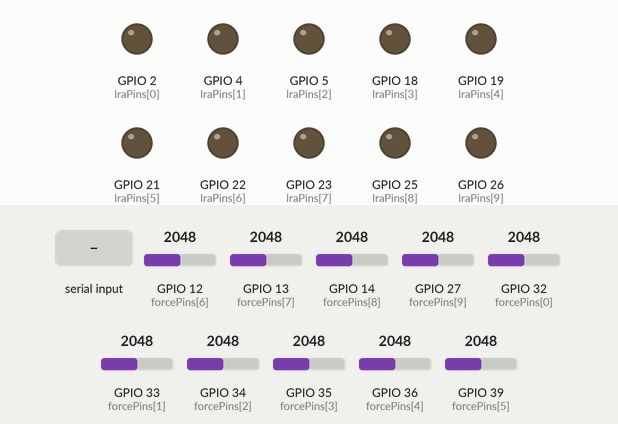
Bench run of a sketch on a simulated ESP32. Parts: output pins drawn as LEDs (lit = HIGH). The test bench sets the inputs (shaded band); at power-on: GPIO 12 (forcePins[6]) = 2048, GPIO 13 (forcePins[7]) = 2048, GPIO 14 (forcePins[8]) = 2048, GPIO 27 (forcePins[9]) = 2048, GPIO 32 (forcePins[0]) = 2048, GPIO 33 (forcePins[1]) = 2048, GPIO 34 (forcePins[2]) = 2048, GPIO 35 (forcePins[3]) = 2048, GPIO 36 (forcePins[4]) = 2048, GPIO 39 (forcePins[5]) = 2048. Random numbers use the default seed unless the sketch sets one; what the sketch prints to the serial monitor is not drawn.

Above: at 1.2 s.
1.3 s: "WAIT_COMBO\n" received over Serial
2.8 s: "ASSESS,1\n" received over Serial
At 16.71 s:
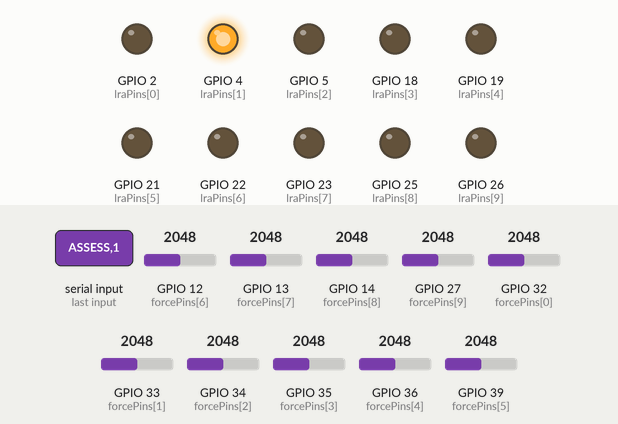
Timing chart, 0 to 17.9 s (numbered marks = the images above; inputs shaded):
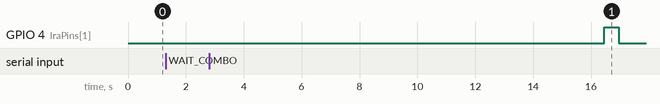

The sketch:

ESP_2modes_v5.ino
```cpp
// this version is compatible with PY_2modes_v5_Hands and PY_2modes_v6_results,
// and does not have the piezoelectric buzzer activation added yet

#include <Arduino.h>
// 3 byte header to distinguish samples from messages
#define SAMPLE_HEADER_0 0xAA
#define SAMPLE_HEADER_1 0x55
#define PACKET_TYPE_SAMPLE 0x01

// Pin setup (change based on our electrical setup)
const int numLRAs = 10;
const int lraPins[10] = {2, 4, 5, 18, 19, 21, 22, 23, 25, 26};
// ADC pins for force sensors
const int forcePins[10] = {32, 33, 34, 35, 36, 39, 12, 13, 14, 27};


// Timing settings, each phase should be 60s (60000ms)
// but I have them set to 10s atm for faster example trials and debugging
// I wouldnt recommend going much faster bc the data collection may start to overlap with the next trial
const int precond_phase = 10000;   // pre condition phase
const int active_phase = 10000;   // stimulation phase
const int rest_phase = 10000;      // rest phase

// set data sampling rate in microseconds (1000us = 1000 Hz)
const int SAMPLE_RATE_US = 1000;

// there is probably a cleaner way to do this but I wanted to be thorough
// default to training mode
bool assessment_mode = false;
bool precond_flag = true; // start at this step
bool stim_flag = false; // dont start at the other steps
bool rest_flag = false;
bool msg_flag = false;
uint32_t start_time = 0;
// assessment mode initialization
bool data_flag = false;
int counter = 0;
bool fresh_start = true;
bool rest_start_unsent = true; // establish rest message flag to avoid sending multiple times per trial
bool LRA_ON = false;
uint32_t TIMEOUT = millis() + 180000; // 3 minute timeout if no message is received to default back to training mode
uint8_t active_digit = 13; // outside of the range intentionally, so we know if this isnt updated
uint16_t random_delay = 333333; // ms ^
// establishing vars for event scheduling  - these will all fill at the start of the trial
uint32_t activation_time = 0;
uint32_t activation_end = 0;
uint32_t next_sample = 0; // time of next sample in us (first sample here)
uint32_t rest_start = 0; // rest phase start
uint32_t trial_end = 250; // end of trial


// establishes the format for and streams the data
// only used in assessment mode
void streamForceSample(uint32_t t_ms, int active_digit, int random_delay) {
    // 30 bytes per sample (3 byte header/type and 27 byte package)
    uint8_t buf[30];
    int idx = 0;

    // Header, as established at the top
    buf[idx++] = SAMPLE_HEADER_0;
    buf[idx++] = SAMPLE_HEADER_1;
    buf[idx++] = PACKET_TYPE_SAMPLE;

    // Timestamp (uint32_t)
    memcpy(&buf[idx], &t_ms, sizeof(uint32_t));
    idx += sizeof(uint32_t);

    // Force sensors (uint16_t × 10)
    for (int i = 0; i < 10; i++) {
        uint16_t f = analogRead(forcePins[i]);  // 0–4095
        memcpy(&buf[idx], &f, sizeof(uint16_t));
        idx += sizeof(uint16_t);
    }
    // Active digit (uint8_t)
    uint8_t ad = (uint8_t)active_digit;
    buf[idx++] = ad;

    // Random delay (uint16_t)
    uint16_t rd = (uint16_t)random_delay;
    memcpy(&buf[idx], &rd, sizeof(uint16_t));
    idx += sizeof(uint16_t);

    // (Sanity check) idx should be exactly 30
    Serial.write(buf, idx);
}

// this function for LRA vibration is only used in the training mode
// not used in assessment mode bc we dont want 500ms delays during data collection
void vibrateLRA(int index, int duration_ms = 500) {
    if (index < 0 || index >= numLRAs) return;
    digitalWrite(lraPins[index], HIGH);
    delay(duration_ms);
    digitalWrite(lraPins[index], LOW);
}


// SETUP ______________________________________________________________________________________________
void setup() {
    Serial.begin(921600); // important: must match python and must be fast enough to keep up with 1000Hz data streaming

    for (int i = 0; i < numLRAs; i++) {
        pinMode(lraPins[i], OUTPUT);
        digitalWrite(lraPins[i], LOW);
    }

    Serial.println("ESP32 READY (training mode default)");
}

// the actual loop ________________________________________________________________________________
// this has been restructured - it used to be while statements that caused problematic waiting, changed to if statements to allow the esp to stay active and not trigger the watchdog
void loop() {
    if (assessment_mode) { // run in assessment mode
        // ASSESSMENT MODE
        if (!data_flag) { // if we are not actively collecting data,
            if (fresh_start) { // at the start of the trial
                // check for COMBO
                    // if no message
                    if (!Serial.available()) {
                        // has the TIMEOUT expired?
                        if (millis()>= TIMEOUT) { // if yes, switch back to training mode
                            assessment_mode = false;
                            Serial.println("#TIMEOUT_NO_COMMAND"); // notify (all messages start with # to indicate to the python decoder that they are messages)
                            precond_flag = true; // start at this step
                            stim_flag = false; // dont start at the other steps
                            rest_flag = false;
                            msg_flag = false;
                            return; // exit and reenter the loop
                            }
                        // if no, (send OK,) wait, return and check again
                        if (millis()< TIMEOUT) {
                            // Serial.println("#OK");  //signal to python
                            delay(5);
                            return;
                        }
                    }
                    // if there is a message from python
                    if (Serial.available()) {
                        uint32_t t0_ms = millis(); // save the time of the trial start
                        uint64_t t0_us = micros();

                        // we are trying to get the digit combo from python
                        String combo = Serial.readStringUntil('\n');
                        combo.trim();  // e.g. "0,1,1,1,0,0,0,0,0,0"

                        // if the message is not the digit combo, respond according to the message
                        if (combo == "GUI_CLOSED") { assessment_mode=false; Serial.println("#GUI_CLOSED");
                            precond_flag = true; // start at this step
                            stim_flag = false;
                            rest_flag = false;
                            msg_flag = false; return;}
                        if (combo == "WAIT_COMBO") { Serial.println("#WAIT_COMBO"); return;}
                        if (combo == "ASSESS") { Serial.println("#OK"); return;}
                        if (combo == "" || combo == "COMBO") {
                            combo = Serial.readStringUntil('\n'); // read the next incoming line
                            combo.trim();
                            }
                        // at this point the saved combo should be the digit combo
                        // add auditory buzzer activation here, placeholder is to print:
                        Serial.println("#START TRIAL");
                        // print the combo to confirm it was correctly recieved
                        Serial.print("#COMBO=");
                        Serial.println(combo);

                        // Parse the combination, convert string into 10 int array
                        int active_list[10];
                        int n_active = 0;
                        char buf[64];
                        combo.toCharArray(buf, 64); // copy string to a C char array
                        char *tok = strtok(buf, ","); // tokenize (split) the string by commas
                        int idx = 0;
                        while (tok != NULL && idx < 10) { // loop through each token
                            int v = atoi(tok); // convert to integers
                            active_list[idx] = v; // store value in array
                            if (v == 1) n_active++; // n_active counts active entries of the combo (1s)
                            tok = strtok(NULL, ","); // get the next token (continue from where it left off)
                            idx++;
                        }

                        if (n_active == 0) {
                            Serial.println("#ERR_NO_ACTIVE"); // if there are no active digits in the combo something is wrong, flag
                            return;
                        }

                        // Create an array of the indices of the active digits
                        int picks[n_active];
                        int pi = 0;
                        for (int i = 0; i < 10; i++) {
                            if (active_list[i] == 1) picks[pi++] = i; // every time the entry is 1, put the index into picks and increment pi
                        }

                        // Choose random active index
                        active_digit = picks[random(0, n_active)];
                        // choose random delay
                        random_delay = random(0, active_phase); // ms
                        // print digit and random delay
                        Serial.print("#ACTIVE_DIGIT=");
                        Serial.println(active_digit);
                        Serial.print("#random_delay_MS=");
                        Serial.println(random_delay);

                        // event scheduling
                        // if there are issues here, change everything to be in ms (no more us)
                        Serial.print("#t0_ms");
                        Serial.println(t0_ms);
                        Serial.print("#t0_us");
                        Serial.println(t0_us);
                        activation_time = t0_us + precond_phase*1000 + random_delay*1000; // time of vibration
                        activation_end = activation_time+500000;
                        Serial.print("#activation time");
                        Serial.println(activation_time);
                        next_sample = activation_time - 1000000; // time of next sample in us (first sample here)
                        Serial.print("#next sample = ");
                        Serial.println(next_sample);
                        rest_start = t0_ms + precond_phase + active_phase; // rest phase start
                        Serial.print("#rest_start = ");
                        Serial.println(rest_start);
                        trial_end = rest_start + rest_phase; // end of trial
                        Serial.print("#trial_end = ");
                        Serial.println(trial_end);
                        rest_start_unsent = true; // establish rest message flag
                        LRA_ON = false;
                        data_flag = true;
                        fresh_start=false;
                        return;
                    }
            }
            if (!fresh_start){ // gray area (after data collection but not at the start of a new trial)
                if (millis()> trial_end - 250) {// check if enough time has passed for all 3 phases "trial_end" (maybe minus a little time in case combo receiving causes delays)
                    // if yes, begin new trial
                        fresh_start = true;
                        TIMEOUT = millis() + 60000; // reset the timeout
                        Serial.println("#TRIAL_DONE");
                        Serial.println("#WAIT_COMBO");
                }
                if (millis()< trial_end - 250) { // if no, check if rest phase has started,
                    if (millis()> rest_start && rest_start_unsent) { // if it has, send rest msg - and only send once! (set rest_start_unsent to false)
                        // send rest message
                        rest_start_unsent = false;
                        Serial.flush();
                        Serial.println("#REST_START");

                    }
                }
                return; // break out and re enter
            }
        }
        if (data_flag && counter < 6000) { // if we are actively collecting data
            uint64_t now = micros(); // update the time in us
            if (now + 1500000ULL < next_sample) {delay(1000); return;} // if theres still at least 1.5s before the first sample, delay by a second, exit and re enter
            if (now >= next_sample) { // it's time to collect a sample
                streamForceSample(millis(), active_digit, random_delay);
                next_sample = next_sample + SAMPLE_RATE_US; // update next sample time  (previous sample time + sample interval)
                counter = counter + 1; // update counter so we know when we have sent 6000 samples
                if (!LRA_ON && now >= activation_time && now < activation_end){ // if the LRA is off and its time to activate (and less than activation end bc we dont want to turn it back on after we have already turned it off for that trial)
                    // start vibration
                    digitalWrite(lraPins[active_digit], HIGH);
                    LRA_ON = true;
                    //Serial.println("#LRA ON"); - commented out bc its best practice to avoid sending messages during data streaming
                    return;
                }
                if (LRA_ON && now >= activation_end){ // if the LRA is on and its time to turn it off
                    // stop vibration
                    digitalWrite(lraPins[active_digit], LOW);
                    //Serial.println("#LRA OFF");
                    LRA_ON = false;
                    return;
                }
            }
            return;
        }
        // if we have sent 6000 samples, data streaming is done.
        if (counter == 6000) {fresh_start=false; data_flag = false; counter = 0; Serial.flush(); Serial.println("#6000 samples"); return;}
    }
    if (!assessment_mode) { // if you werent told to run in assessment mode, run in training mode
        // TRAINING MODE
        if (precond_flag) {// precond_flag = true
            start_time = millis(); // collect start time for proper scheduling
            // add buzzer activation here, placeholder is to print:
            Serial.println("Start Trial");
            // (no combination selection because there is no way to communicate the combination to the user in training mode
            //  and the combinations result in some fingers being selected more frequently than others --> uneven training)
            // randomly select one digit:
            active_digit = random(0, 10);
            // randomly select a delay in ms within the active phase, determines when the vibration is sent
            random_delay = random(0, active_phase);
            // user would not be able to see this (or any other training mode prints) without connecting to a computer,
            // but it is helpful for debugging and monitoring system behavior
            Serial.print("TRAINING: digit=");
            Serial.print(active_digit);
            Serial.print(" delay=");
            Serial.println(random_delay);
            // set flags
            precond_flag = false;
            stim_flag = true;
            return;
        }
        if (stim_flag) { // stim flag
            if (millis() < start_time + random_delay + precond_phase) { // too early to stimulate, check messages
                msg_flag = true;
            } else { // good to go
                // vibrate LRA ()
                vibrateLRA(active_digit);
                Serial.println("vibration sent");
                // set flag
                stim_flag = false;
                rest_flag = true;
                return;
            }
        }
        if (rest_flag) { // rest flag
            if (millis() < start_time + precond_phase + active_phase + rest_phase) { // if too early to reset the trial, check for messages
                msg_flag = true;
            } else { // reset to first step of the trial
                precond_flag = true;
                rest_flag = false;
                return;
            }
        }
        if (msg_flag) { // msg flag
            // Serial.println("checking for messages");
            // check for python messages and switch to assessment mode if they are detected
            if (Serial.available()) {
                String cmd = Serial.readStringUntil('\n');
                cmd.trim();
                if (cmd == "ASSESS" || cmd =="SESSION START" || cmd == "WAIT_COMBO") {
                    assessment_mode = true; // Python detected → switch modes
                    fresh_start = true;
                    TIMEOUT = millis() + 60000;
                    Serial.println("OK");  // signal Python
                }
            }
            // turn msg flag false
            msg_flag = false;
            delay(5);
            return;
        }
    }
}
```

Measured:
- after the input at 1.3 s, every drawn part: stays the same
- after the input at 2.8 s, GPIO 4 (lraPins[1]): LOW → HIGH after 13.7 s, → LOW 0.50 s later
